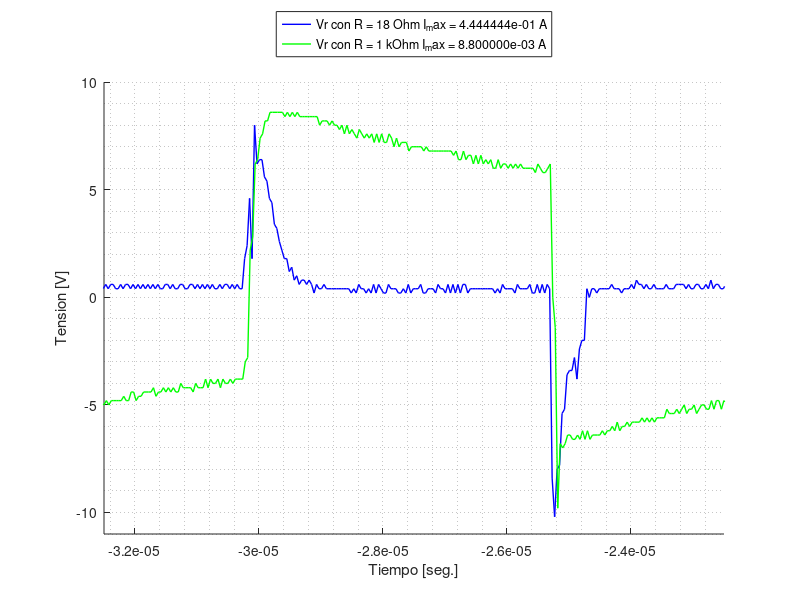
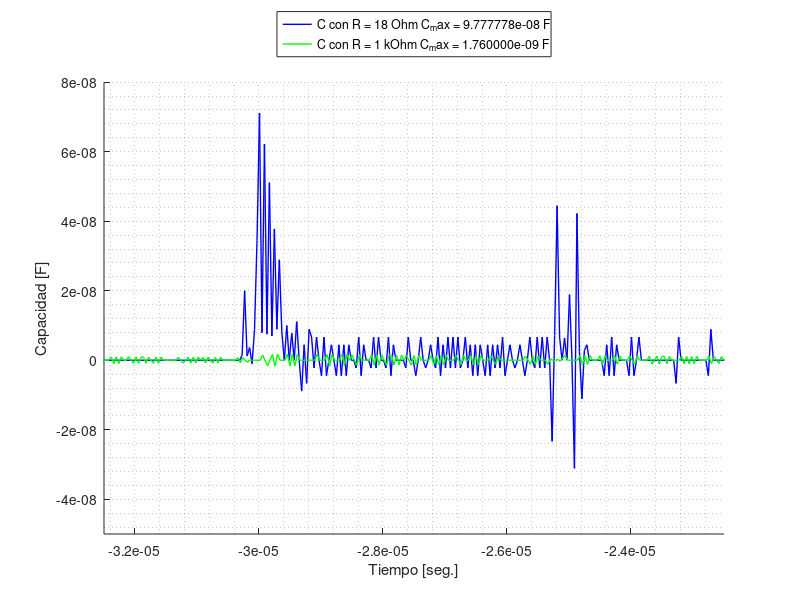

The MATLAB script that drew these images, in order:
close all;
clear all;

# ------------------------ TENSION Y CORRIENTE EN R_G -----------

Medicion_Vr18=dlmread('mediciones/Vrg_rg=18.csv',',',2,0); # tiempo (seg), Vg(Volt), Vr(Volt), Ve(Volt)
tiempo18 = Medicion_Vr18(:,1);
Vr18 = Medicion_Vr18(:,3) - Medicion_Vr18(:,2);
Vr18_max= max(Vr18);
Ir18_max = Vr18_max/18;
Vg18 = Medicion_Vr18(:,2);

Medicion_Vr1k=dlmread('mediciones/Vrg_rg=1k.csv',',',2,0); # tiempo (seg), Vg(Volt), Vr(Volt), Ve(Volt)
tiempo1k = Medicion_Vr1k(:,1) + 0.465e-5;
Vr1k = Medicion_Vr1k(:,3) - Medicion_Vr1k(:,2);
Vr1k_max = max(Vr1k);
Ir1k_max = Vr1k_max / 1e3;
Vg1k = Medicion_Vr1k(:,2);


figure
hold on
plot(tiempo18,Vr18,'b-','Linewidth',1)
plot(tiempo1k,Vr1k,'g-','Linewidth',1)
legend(sprintf('Vr con R = 18 Ohm I_max = %e A', Ir18_max),
		sprintf('Vr con R = 1 kOhm I_max = %e A', Ir1k_max),
	   'Location','Northoutside')

xlabel('Tiempo [seg.]')
ylabel('Tension [V]')
axis([-3.25e-5 -2.25e-5 -11 10])
grid minor

print('tension_Vr.png','-dpng');


# ------------ CALCULO DE CAPACIDAD ---------------------

Ig18 = Vr18 / 18;
dV18 = diff(Vg18)./diff(tiempo18);
C18 = Ig18(1:end-1) ./dV18;
C18(~isfinite(C18))= 0;
C18_max = max(C18)

Ig1k = Vr1k / 1e3;
dV1k = diff(Vg1k)./diff(tiempo1k);
C1k = Ig1k(1:end-1) ./dV1k;
C1k(~isfinite(C1k))= 0;
C1k_max = max(C1k)


figure
hold on

plot(tiempo18(1:end-1),C18,'b-','Linewidth',1)
plot(tiempo1k(1:end-1),C1k,'g-','Linewidth',1)

legend(sprintf('C con R = 18 Ohm C_max = %e F', C18_max),
		sprintf('C con R = 1 kOhm C_max = %e F', C1k_max),
	   'Location','Northoutside')

axis([-3.25e-5 -2.25e-5 -5e-8 8e-8])
xlabel('Tiempo [seg.]')
ylabel('Capacidad [F]')
grid minor

print('Capacidad.png','-dpng');
